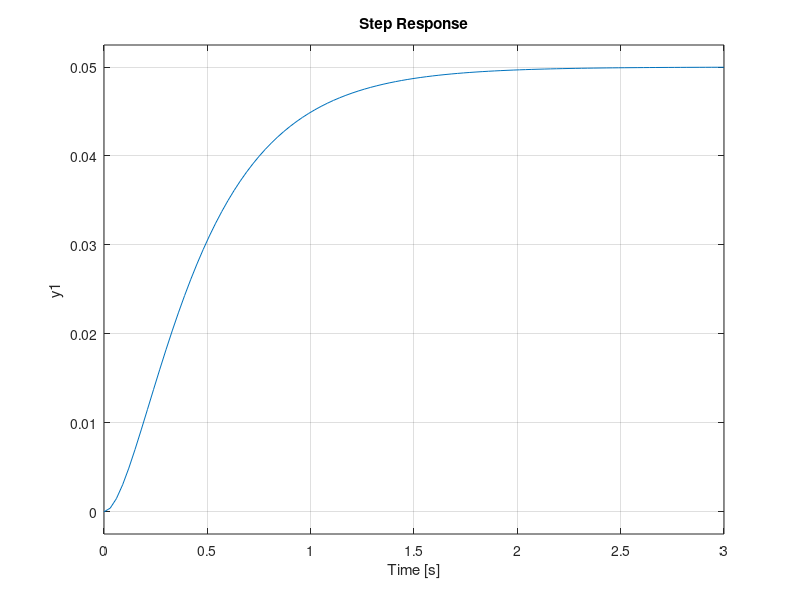
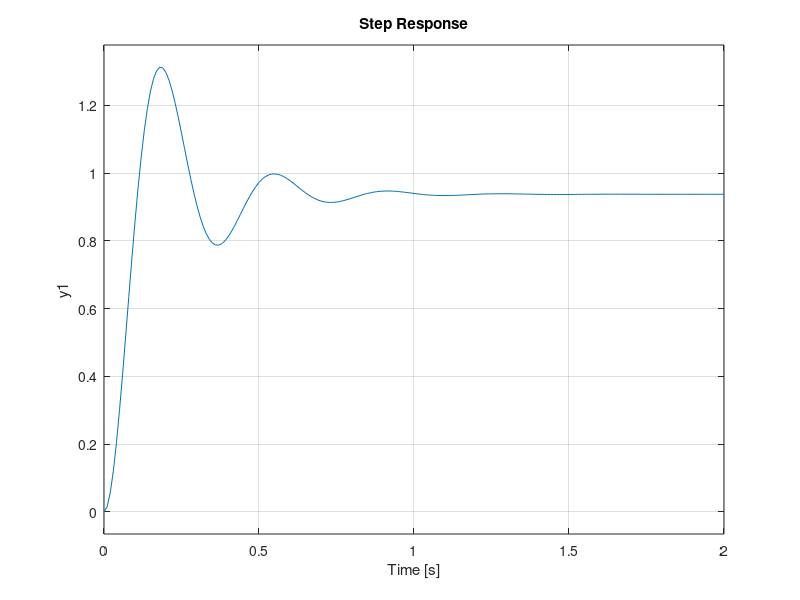
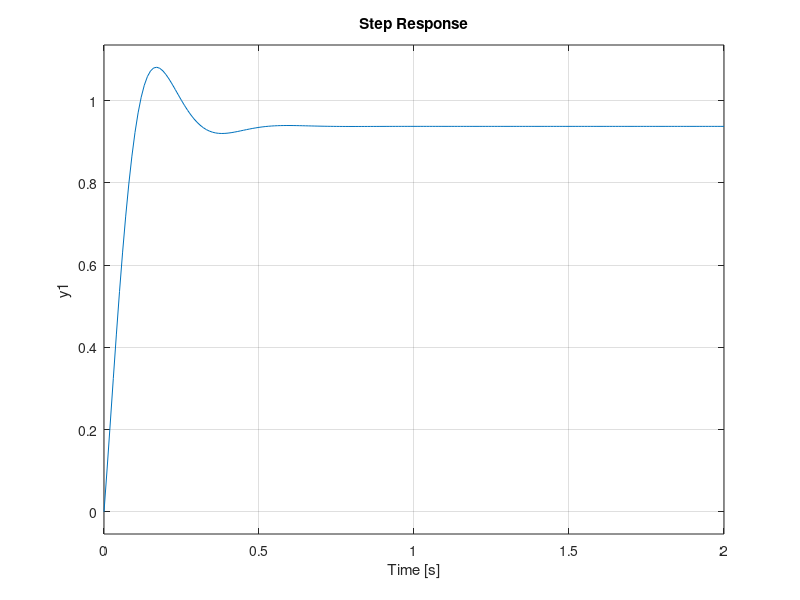
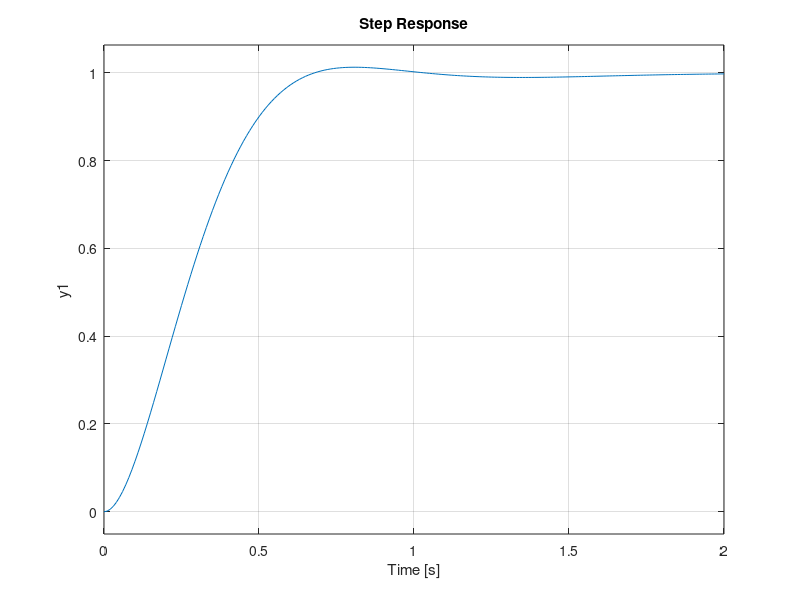

MATLAB code for these plots, in order:
Kp = 1;
Ki = 1;
Kd = 1;

s = tf('s');
C = Kp + Ki/s + Kd*s

C = pid(Kp,Ki,Kd)

tf(C)

s = tf('s');
P = 1/(s^2 + 10*s + 20);
figure(1)
step(P)
Kp = 300;

C = pid(Kp)
T = feedback(C*P,1)
figure(2)
t = 0:0.01:2;
step(T,t)

Kp = 300;
Kd = 10;
C = pid(Kp,0,Kd)
T = feedback(C*P,1)

t = 0:0.01:2;
figure(3)
step(T,t)

Kp = 30;
Ki = 70;
C = pid(Kp,Ki)
T = feedback(C*P,1)

t = 0:0.01:2;
figure(4)
step(T,t)

Kp = 350;
Ki = 300;
Kd = 50;
C = pid(Kp,Ki,Kd)
T = feedback(C*P,1);

t = 0:0.01:2;
figure(5)
step(T,t)